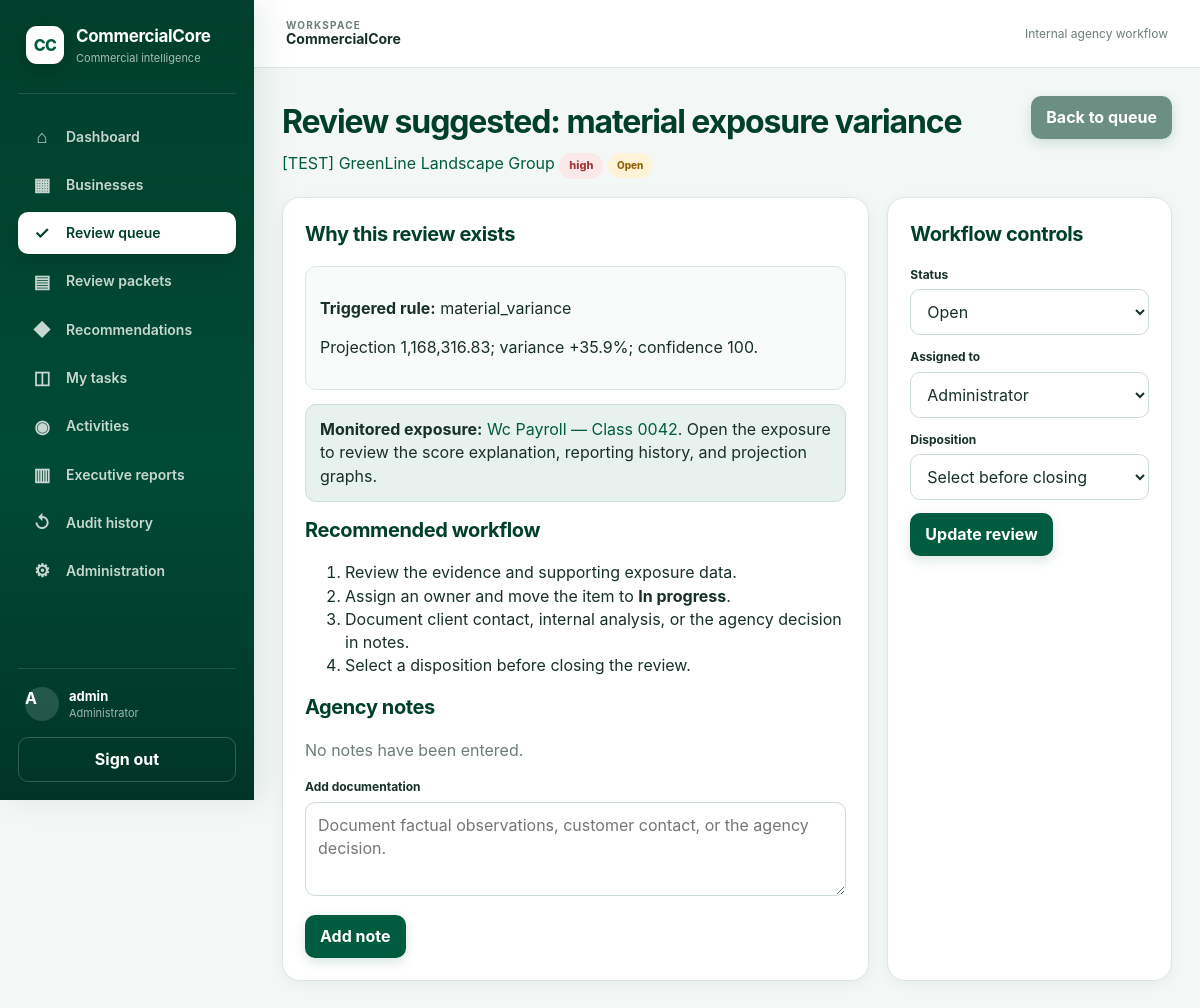
/reviews/2 (signed in), run on the app's committed database.
### app/models.py (models this page shows)
class User(Base):
    __tablename__ = "users"
    id: Mapped[int] = mapped_column(Integer, primary_key=True)
    username: Mapped[str] = mapped_column(String(80), unique=True, index=True)
    full_name: Mapped[str] = mapped_column(String(160))
    password_hash: Mapped[str] = mapped_column(String(255))
    role: Mapped[str] = mapped_column(String(40), default="data_support")
    active: Mapped[bool] = mapped_column(Boolean, default=True)
    created_at: Mapped[datetime] = mapped_column(DateTime, default=now)

class ReviewItem(Base):
    __tablename__ = "review_items"
    id: Mapped[int] = mapped_column(Integer, primary_key=True)
    business_id: Mapped[int] = mapped_column(ForeignKey("businesses.id"), index=True)
    exposure_id: Mapped[int | None] = mapped_column(ForeignKey("exposures.id"), nullable=True, index=True)
    rule_code: Mapped[str] = mapped_column(String(80))
    priority: Mapped[str] = mapped_column(String(20))
    title: Mapped[str] = mapped_column(String(240))
    evidence: Mapped[str] = mapped_column(Text)
    status: Mapped[str] = mapped_column(String(30), default="open")
    assigned_to: Mapped[int | None] = mapped_column(ForeignKey("users.id"), nullable=True)
    disposition: Mapped[str | None] = mapped_column(String(120), nullable=True)
    closed_at: Mapped[datetime | None] = mapped_column(DateTime, nullable=True)
    created_at: Mapped[datetime] = mapped_column(DateTime, default=now)
    business = relationship("Business", back_populates="reviews")
    exposure = relationship("Exposure", back_populates="reviews")
    assignee = relationship("User")
    notes = relationship("AgencyNote", cascade="all, delete-orphan", back_populates="review")

class Business(Base):
    __tablename__ = "businesses"
    id: Mapped[int] = mapped_column(Integer, primary_key=True)
    legal_name: Mapped[str] = mapped_column(String(200), index=True)
    dba_name: Mapped[str | None] = mapped_column(String(200), nullable=True)
    industry: Mapped[str | None] = mapped_column(String(160), nullable=True)
    status: Mapped[str] = mapped_column(String(30), default="active")
    timezone: Mapped[str] = mapped_column(String(64), default="America/Chicago")
    renewal_month: Mapped[int | None] = mapped_column(Integer, nullable=True)
    producer_id: Mapped[int | None] = mapped_column(ForeignKey("users.id"), nullable=True)
    created_at: Mapped[datetime] = mapped_column(DateTime, default=now)
    updated_at: Mapped[datetime] = mapped_column(DateTime, default=now, onupdate=now)
    producer = relationship("User")
    contacts = relationship("Contact", cascade="all, delete-orphan", back_populates="business")
    locations = relationship("Location", cascade="all, delete-orphan", back_populates="business")
    policies = relationship("Policy", cascade="all, delete-orphan", back_populates="business")
    reviews = relationship("ReviewItem", cascade="all, delete-orphan", back_populates="business")
    account_notes = relationship("AccountNote", cascade="all, delete-orphan", back_populates="business")
    review_packets = relationship("ReviewPacket", cascade="all, delete-orphan", back_populates="business")
    tasks = relationship("Task", cascade="all, delete-orphan", back_populates="business")
    activities = relationship("Activity", cascade="all, delete-orphan", back_populates="business")
    documents = relationship("Document", cascade="all, delete-orphan", back_populates="business")
    recommendations = relationship("Recommendation", cascade="all, delete-orphan", back_populates="business")

class Exposure(Base):
    __tablename__ = "exposures"
    id: Mapped[int] = mapped_column(Integer, primary_key=True)
    policy_id: Mapped[int] = mapped_column(ForeignKey("policies.id"), index=True)
    exposure_type: Mapped[str] = mapped_column(String(40))
    recorded_estimate: Mapped[float] = mapped_column(Numeric(14, 2))
    cadence: Mapped[str] = mapped_column(String(20))
    unit: Mapped[str] = mapped_column(String(40), default="dollars")
    reporting_due_days: Mapped[int] = mapped_column(Integer, default=7)
    active: Mapped[bool] = mapped_column(Boolean, default=True)
    policy = relationship("Policy", back_populates="exposures")
    entries = relationship("ReportingEntry", cascade="all, delete-orphan", back_populates="exposure")
    projections = relationship("Projection", cascade="all, delete-orphan", back_populates="exposure")
    reviews = relationship("ReviewItem", back_populates="exposure")

### app/main.py (the view)
@app.get("/reviews/{review_id}", response_class=HTMLResponse)
def review_detail(request: Request, review_id: int, db: Session = Depends(get_db)):
    require_user(request, db)
    review = db.scalar(select(ReviewItem).options(
        selectinload(ReviewItem.business),
        selectinload(ReviewItem.exposure),
        selectinload(ReviewItem.notes).selectinload(AgencyNote.author),
        selectinload(ReviewItem.assignee),
    ).where(ReviewItem.id == review_id))
    users = list(db.scalars(select(User).where(User.active.is_(True)).order_by(User.full_name)))
    if not review:
        raise HTTPException(404)
    return render(request, "review_detail.html", {"review": review, "users": users}, db)

### app/templates/review_detail.html (shortened to what this page needs)
{% extends "base.html" %}{% block content %}
<div class="page-heading"><div><h1>{{ review.title }}</h1><p><a href="/businesses/{{ review.business_id }}">{{ review.business.legal_name }}</a> <span class="badge {{ review.priority }}">{{ review.priority }}</span> <span class="health-pill {{ 'healthy' if review.status == 'closed' else 'watch' }}">{{ review.status|replace('_',' ')|title }}</span></p></div><a class="button secondary" href="/reviews">Back to queue</a></div>
<div class="grid">
<div class="card span-8">
<h2>Why this review exists</h2>
<div class="explanation-box"><p><strong>Triggered rule:</strong> {{ review.rule_code }}</p><p>{{ review.evidence }}</p></div>
{% if review.exposure %}<div class="notice"><strong>Monitored exposure:</strong> <a href="/exposures/{{ review.exposure.id }}">{{ review.exposure.exposure_type|replace('_',' ')|title }}</a>. Open the exposure to review the score explanation, reporting history, and projection graphs.</div>{% endif %}
<h2>Recommended workflow</h2>
<ol class="workflow-steps"><li>Review the evidence and supporting exposure data.</li><li>Assign an owner and move the item to <strong>In progress</strong>.</li><li>Document client contact, internal analysis, or the agency decision in notes.</li><li>Select a disposition before closing the review.</li></ol>
<h2>Agency notes</h2>{% for n in review.notes %}<div class="timeline-item"><b>{{ n.author.full_name }}</b><span>{{ n.created_at.strftime('%Y-%m-%d %H:%M') }}</span><p>{{ n.body }}</p></div>{% else %}<p class="muted">No notes have been entered.</p>{% endfor %}
<form method="post" action="/reviews/{{ review.id }}/notes"><div class="field"><label>Add documentation</label><textarea name="body" required placeholder="Document factual observations, customer contact, or the agency decision."></textarea></div><button>Add note</button></form>
</div>
<div class="card span-4"><h2>Workflow controls</h2><form method="post" action="/reviews/{{ review.id }}/update"><div class="field"><label>Status</label><select name="status"><option value="open" {% if review.status=='open' %}selected{% endif %}>Open</option></select></div><div class="field"><label>Assigned to</label><select name="assigned_to">{% for u in users %}<option value="{{ u.id }}" {% if review.assigned_to==u.id %}selected{% endif %}>{{ u.full_name }}</option>{% endfor %}</select></div><div class="field"><label>Disposition</label><select name="disposition"><option value="">Select before closing</option></select></div><button>Update review</button></form></div>
</div>{% endblock %}

### app/templates/base.html (shortened to what this page needs)
<!doctype html>
<html lang="en">
<head>
<link rel="stylesheet" href="/static/app.css">
</head>
<body class="{% if user %}app-body{% else %}auth-body{% endif %}">
{% if user %}
<div class="app-shell">
  <aside class="sidebar" id="sidebar">
    <div class="sidebar-brand">
      <div class="brand-mark">CC</div>
      <div><strong>CommercialCore</strong><span>Commercial intelligence</span></div>
    </div>
    <nav class="side-nav" aria-label="Primary navigation">
      <a class="{% if request.url.path == '/dashboard' %}active{% endif %}" href="/dashboard"><span class="nav-icon">⌂</span><span>Dashboard</span></a>
      <a class="{% if request.url.path.startswith('/businesses') %}active{% endif %}" href="/businesses"><span class="nav-icon">▦</span><span>Businesses</span></a>
      <a class="{% if request.url.path.startswith('/reviews') %}active{% endif %}" href="/reviews"><span class="nav-icon">✓</span><span>Review queue</span></a>
      <a class="{% if request.url.path.startswith('/review-packets') %}active{% endif %}" href="/review-packets"><span class="nav-icon">▤</span><span>Review packets</span></a>
      <a class="{% if request.url.path.startswith('/recommendations') %}active{% endif %}" href="/recommendations"><span class="nav-icon">◆</span><span>Recommendations</span></a>
      <a class="{% if request.url.path.startswith('/tasks') %}active{% endif %}" href="/tasks"><span class="nav-icon">◫</span><span>My tasks</span></a>
      <a class="{% if request.url.path.startswith('/activities') %}active{% endif %}" href="/activities"><span class="nav-icon">◉</span><span>Activities</span></a>
      <a class="{% if request.url.path.startswith('/executive-reports') %}active{% endif %}" href="/executive-reports"><span class="nav-icon">▥</span><span>Executive reports</span></a>
      {% if user.role in ['administrator','producer','account_manager'] %}<a class="{% if request.url.path.startswith('/audit') %}active{% endif %}" href="/audit"><span class="nav-icon">↺</span><span>Audit history</span></a>{% endif %}
      {% if user.role == 'administrator' %}<a class="{% if request.url.path.startswith('/admin') %}active{% endif %}" href="/admin/users"><span class="nav-icon">⚙</span><span>Administration</span></a>{% endif %}
    </nav>
    <div class="sidebar-footer">
      <div class="user-panel"><span class="user-avatar">{{ user.username[:1]|upper }}</span><div><strong>{{ user.username }}</strong><span>{{ user.role|replace('_',' ')|title }}</span></div></div>
      <form method="post" action="/logout"><button class="ghost-button full-width">Sign out</button></form>
    </div>
  </aside>
  <div class="app-main">
    <header class="app-topbar">
      <div class="topbar-context"><span class="context-label">Workspace</span><strong>{% block page_context %}CommercialCore{% endblock %}</strong></div>
      <div class="topbar-meta">Internal agency workflow</div>
    </header>
    <main class="content-wrap">
{% else %}
<main>
{% endif %}
{% block content %}{% endblock %}
{% if user %}
    </main>
  </div>
</div>
{% else %}
</main>
{% endif %}
</body></html>

### data on the page
User: username "A", username "admin", role "Administrator"
ReviewItem: title "Review suggested: material exposure variance", priority "high", status "Open", rule_code "material_variance", evidence "Projection 1,168,316.83; variance +35.9%; confidence 100.", assigned_to "Administrator"
Business: business.legal_name "[TEST] GreenLine Landscape Group"
Exposure: exposure.exposure_type "Wc Payroll — Class 0042"
